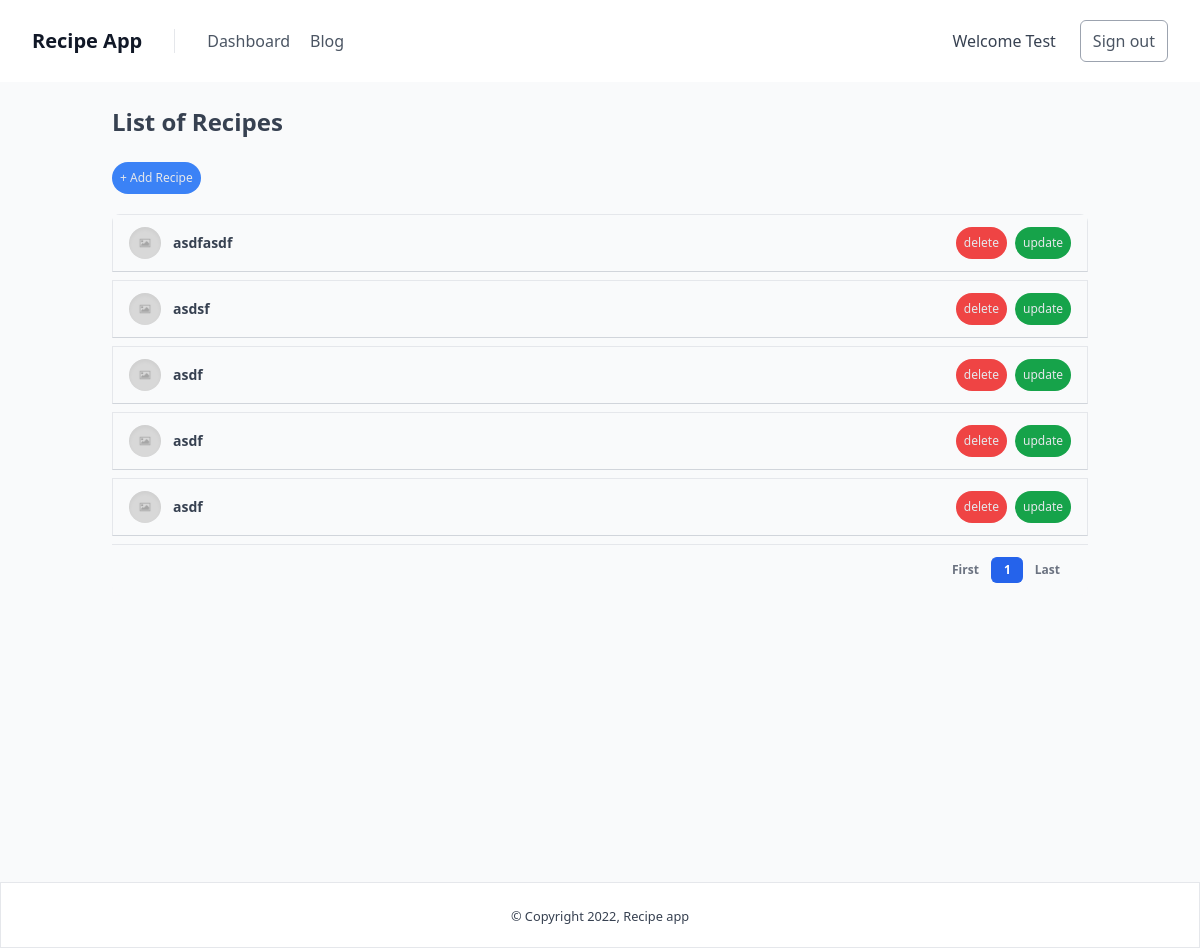
/dashboard/ (signed in), run on the app's committed database.
### account/models.py (models this page shows, shortened)
class Account(AbstractBaseUser):
    email = models.EmailField(verbose_name='email', max_length=60, unique=True)
    username = models.CharField(max_length=30, unique=True)
    date_joined = models.DateTimeField(verbose_name='date joined', auto_now_add=True)
    last_login = models.DateTimeField(verbose_name='last login', auto_now=True)
    is_admin = models.BooleanField(default=False)
    is_active = models.BooleanField(default=True)
    is_staff = models.BooleanField(default=False)
    is_superuser = models.BooleanField(default=False)
    USERNAME_FIELD = 'email'
    REQUIRED_FIELDS = ['username']
    objects = MyAccountManager()
    def __str__(self):
        return self.username

### recipe/models.py (models this page shows, shortened)
class Recipe(models.Model):
    author = models.ForeignKey(settings.AUTH_USER_MODEL, related_name='author', on_delete=models.CASCADE)
    name = models.CharField(max_length=255)
    image = models.ImageField(upload_to='uploads/', null=True, blank=True)
    directions = models.TextField()
    updated = models.DateTimeField(auto_now_add=True)
    created = models.DateTimeField(auto_now=True)
    @property
    def get_image(self):
        if not self.image:
            return '/media/uploads/placeholder-image.png'
        return self.image.url

### recipe/views.py (the view)
# urls.py: path('dashboard/', views.DashboardView.as_view(), name='dashboard'),
class DashboardView(LoginRequiredMixin, ListView):
    def get_queryset(self):
        return Recipe.objects.filter(author=self.request.user)
    model = Recipe
    template_name = "dashboard.html"
    paginate_by = 10
    context_object_name = 'recipes'
    ordering = ['-created']

### templates/dashboard.html (shortened to what this page needs)
{% extends 'base.html' %}
{% block content %}
    <div
      class="flex h-screen bg-gray-50"
    >
      <div class="flex flex-col flex-1 w-full">
        <main class="h-full overflow-y-auto">
          <div class="container grid px-6 mx-auto">
            <h2
              class="my-6 text-2xl font-semibold text-gray-700"
            >
              List of Recipes
            </h2>
            <div class="mb-5">
              <a href="{% url 'recipe-form' %}" hx-boost="true" hx-indicator="#my-indicator" >
                <button class="text-xs text-gray-200 bg-blue-500 py-2 px-2 rounded-full">+ Add Recipe</button>
              </a>
            </div>
            <div class="w-full overflow-hidden rounded-lg shadow-xs">
              <div class="w-full overflow-x-auto">
                <div>
                    {% for recipe in recipes %}
                    <div class="text-gray-700 mb-2">
                        <div class="px-4 py-3 flex items-center justify-between border border-b-gray-300">
                            <div class="flex items-center text-sm">
                                <div
                                    class="relative hidden w-8 h-8 mr-3 rounded-full md:block"
                                >
                                    <img
                                    class="object-cover w-full h-full rounded-full"
                                    src="{{ recipe.get_image }}"
                                    alt=""
                                    loading="lazy"
                                    />
                                    <div
                                    class="absolute inset-0 rounded-full shadow-inner"
                                    aria-hidden="true"
                                    ></div>
                                </div>
                                <div>
                                    <a href="{% url 'detail' recipe.id %}" hx-boost="true" hx-indicator="#my-indicator">
                                        <p class="font-semibold">{{recipe.name}}</p>
                                    </a>
                                </div>
                            </div>
                            <div class="flex gap-2 items-center">
                                <form action="{% url 'recipe-delete' recipe.id %}" method="post" hx-boost="true" hx-confirm="Are you sure you want to delete this recipe?" hx-indicator="#my-indicator">
                                  <button type="submit" class="text-xs rounded-full bg-red-500 py-2 px-2 text-gray-200">delete</button>
                                </form>
                                <a href="{% url 'recipe-update' recipe.id %}" hx-boost="true", hx-indicator="#my-indicator">
                                  <button class="text-xs rounded-full bg-green-600 py-2 px-2 text-gray-200">update</button>
                                </a>
                            </div>
                        </div>
                    </div>
                    {%endfor%}
                </div>
              </div>
              <div
                class="grid px-4 py-3 text-xs font-semibold tracking-wide text-gray-500 uppercase border-t  bg-gray-50 sm:grid-cols-9"
              >
                <span class="flex items-center col-span-3">
                </span>
                <span class="col-span-2"></span>
      <span class="flex col-span-4 mt-2 sm:mt-auto sm:justify-end">
        <nav aria-label="Table navigation">
          <ul class="inline-flex items-center">
              <a href="?page=1" hx-boost="true">
              <li>
                <button
                class="px-3 py-1 rounded-md rounded-l-lg focus:outline-none focus:shadow-outline-blue"
                aria-label="Previous"
                >
                First
                </button>
              </li>
            </a>
            {% for num in page_obj.paginator.page_range %}
            {% if page_obj.number == num %}
            <li>
              <a href="?page={{ num }}">
                <button
                  class="px-3 py-1 text-white transition-colors duration-150 bg-blue-600 border border-r-0 border-blue-600 rounded-md focus:outline-none focus:shadow-outline-blue"
                >
                  {{ num }}
                </button>
              </a>
            </li>
            {% endif %}
            {% endfor %}
          <li>
            <a href="?page={{page_obj.paginator.num_pages}}" hx-boost="true">
              <button
              class="px-3 py-1 rounded-md rounded-l-lg focus:outline-none focus:shadow-outline-blue"
              aria-label="Previous"
              >
              Last
              </button>
            </a>
          </li>
          </ul>
        </nav>
      </span>
              </div>
            </div>
        </main>
      </div>
    </div>
  </body>
</html>
{% endblock  %}

### templates/components/header.html (shortened to what this page needs)
<section class="w-full px-8 text-gray-700 bg-white">
    <div class="container flex flex-col flex-wrap items-center justify-between py-5 mx-auto md:flex-row max-w-7xl">
        <div class="relative flex flex-col md:flex-row">
            <a href="{% url 'index' %}" hx-boost="true" hx-indicator="#my-indicator" class="flex items-center mb-5 font-medium text-gray-900 lg:w-auto lg:items-center lg:justify-center md:mb-0">
                <span class="mx-auto text-xl font-black leading-none text-gray-900 select-none">Recipe App</span>
            </a>
            <nav class="flex flex-wrap items-center mb-5 text-base md:mb-0 md:pl-8 md:ml-8 md:border-l md:border-gray-200">
                {% if user.is_authenticated %}
                <a href="{% url 'dashboard' %}" hx-boost="true" hx-indicator="#my-indicator" class="mr-5 font-medium leading-6 text-gray-600 hover:text-gray-900">Dashboard</a>
                {%endif%}
                <a href="{% url 'index' %}" hx-boost="true" hx-indicator="#my-indicator" class="mr-5 font-medium leading-6 text-gray-600 hover:text-gray-900">Blog</a>
            </nav>
        </div>
        <div class="inline-flex items-center ml-5 space-x-6 lg:justify-end">
            {% if user.is_authenticated %}
            <p>
                Welcome {{request.user|title}}
            </p>
            <a href="{% url 'signout' %}" hx-confirm="Are you sure you want to sign out?" hx-boost="true" hx-indicator="#my-indicator" class="border border-gray-400 rounded-md py-2 px-3 text-base font-medium leading-6 text-gray-600 whitespace-no-wrap transition duration-150 ease-in-out hover:text-gray-900 hover:bg-gray-300">
                Sign out
            </a>
            {% endif %}
        </div>
    </div>
</section>

### data on the page
Account: user "Test"
Recipe: name "asdfasdf"
Recipe: name "asdsf"
Recipe: name "asdf"
Recipe: name "asdf"
Recipe: name "asdf"

### other printed values
{{ num }} "1"
